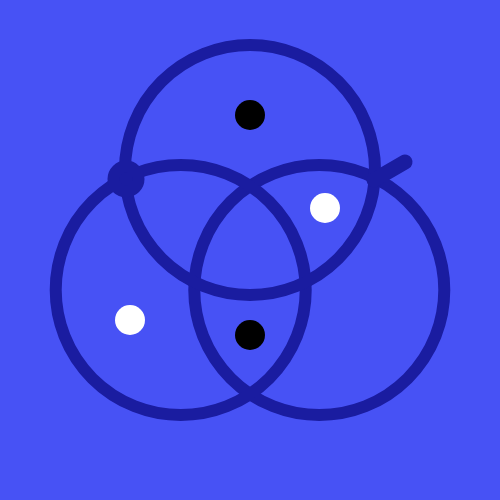
Frame 1 (no input)
Frame 60 (no input): identical to frame 1, image omitted
Frame 120 (the mouse pressed at the canvas centre since frame 60): identical to frame 1, image omitted

The p5.js sketch that drew this single still picture (run headless with seeded random() and noise() and a simulated clock; from frame 60 on, the mouse is pressed at the canvas centre):

// p5.js sketch
// ── sketch.js
const CANVAS_SIZE = 500;
const CENTER_X = CANVAS_SIZE / 2;
const CENTER_Y = CANVAS_SIZE / 2;

const BLACK = [0, 0, 0, 255];
const WHITE = [255, 255, 255, 255];
const FG = [26, 28, 160, 255];
const BG = [71, 82, 245, 255];

function setup() {
  createCanvas(CANVAS_SIZE, CANVAS_SIZE);
}

function draw() {
  noStroke();
  strokeWeight(12);
  fill(...BG);
  rect(0, 0, CANVAS_SIZE, CANVAS_SIZE);
  
  stroke(...FG);
  noFill();

  const CIRCLES = 3;
  for (let i = 0; i < CIRCLES; i++) {
    const angle = (i + 0.25) * 360 / CIRCLES;
    const x = CENTER_X + 80 * cos(radians(angle));
    const y = CENTER_Y + 80 * sin(radians(angle));
    ellipse(x, y, 250);
  }

  stroke(...WHITE);
  strokeWeight(0);
  fill(...WHITE);

  ellipse(CENTER_X + 75, CENTER_Y - 42, 30, 30);
  ellipse(CENTER_X - 120, CENTER_Y + 70, 30, 30);
  
  stroke(...BLACK);
  fill(...BLACK);
  ellipse(CENTER_X, CENTER_Y - 135, 30, 30);
  ellipse(CENTER_X, CENTER_Y + 85, 30, 30);

  // start
  stroke(...FG);
  strokeWeight(12);
  fill(...FG);
  ellipse(CENTER_X - 124, CENTER_Y - 71, 25)

  // finish
  stroke(...FG);
  strokeWeight(15);
  line(CENTER_X + 124, CENTER_Y - 70, CENTER_X + 155, CENTER_Y - 88)
}
